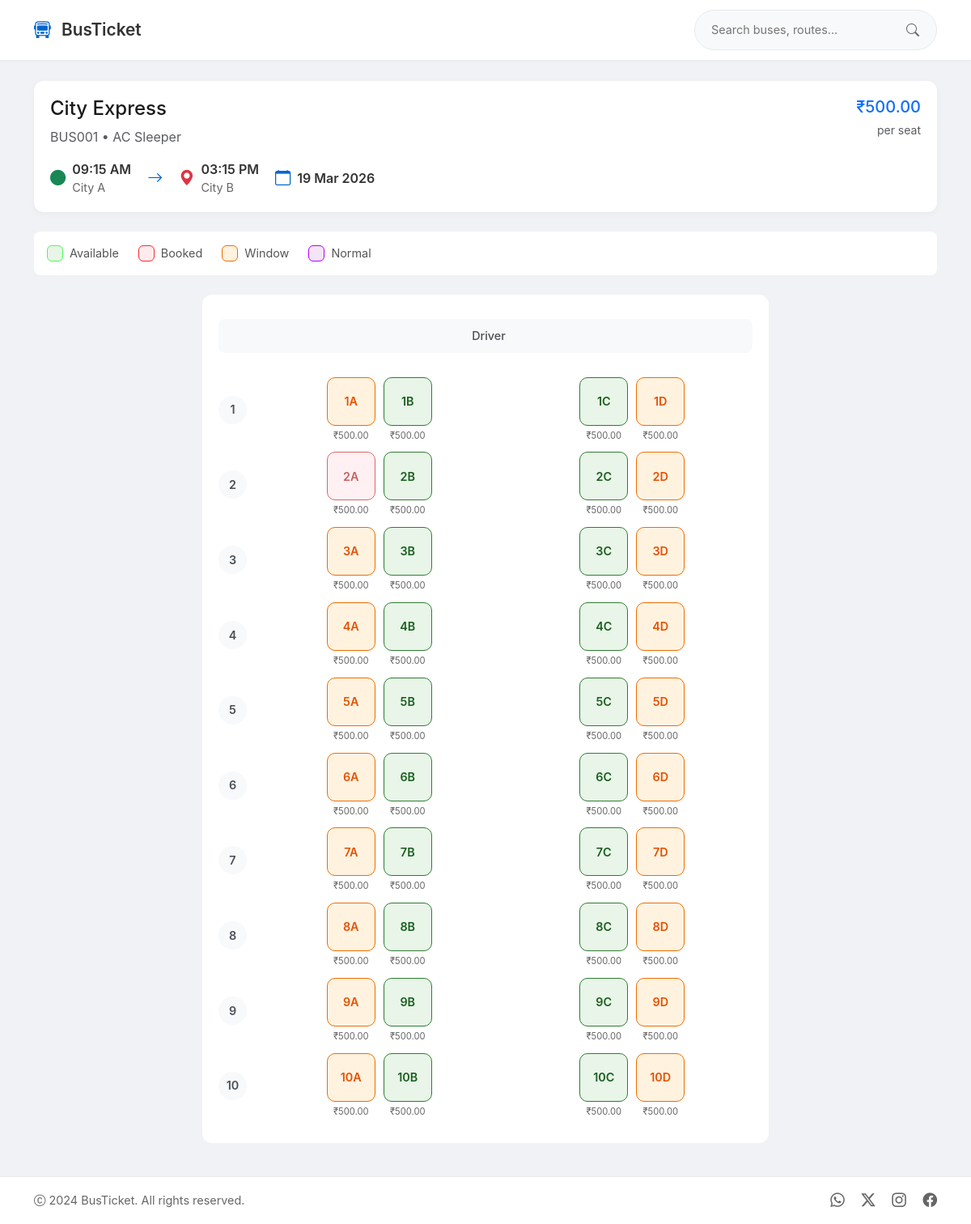
The page /seat-booking/ on the database its author committed.
### booking/models.py (models this page shows, shortened)
class Bus(models.Model):
    BUS_TYPES = [
        ('AC', 'AC Sleeper'),
        ('NON_AC', 'Non-AC Sleeper'),
        ('SEATER', 'Seater'),
    ]
    bus_number = models.CharField(max_length=20, unique=True)
    bus_name = models.CharField(max_length=100)
    bus_type = models.CharField(max_length=10, choices=BUS_TYPES)
    total_seats = models.IntegerField(default=40)
    price_per_seat = models.DecimalField(max_digits=10, decimal_places=2)
    source = models.CharField(max_length=100)
    destination = models.CharField(max_length=100)
    departure_time = models.DateTimeField()
    arrival_time = models.DateTimeField()
    class Meta:
        ordering = ['departure_time']

class Seat(models.Model):
    SEAT_TYPES = [
        ('WINDOW', 'Window Seat'),
        ('NORMAL', 'Normal Seat'),
    ]
    SEAT_STATUS = [
        ('AVAILABLE', 'Available'),
        ('BOOKED', 'Booked'),
        ('SELECTED', 'Selected'),
    ]
    bus = models.ForeignKey(Bus, on_delete=models.CASCADE, related_name='seats')
    seat_number = models.CharField(max_length=10)
    seat_type = models.CharField(max_length=10, choices=SEAT_TYPES, default='NORMAL')
    seat_row = models.IntegerField()
    seat_column = models.IntegerField()
    price = models.DecimalField(max_digits=10, decimal_places=2)
    status = models.CharField(max_length=10, choices=SEAT_STATUS, default='AVAILABLE')
    class Meta:
        unique_together = ['bus', 'seat_number']
        ordering = ['seat_row', 'seat_column']

### booking/views.py (the view, shortened to what this page needs)
# urls.py: path('seat-booking/', views.seat_booking, name='seat_booking'),
def seat_booking(request):
    bus = Bus.objects.first()
    seats = Seat.objects.filter(bus=bus).order_by('seat_row', 'seat_column')
    seat_layout = {}
    for seat in seats:
        if seat.seat_row not in seat_layout:
            seat_layout[seat.seat_row] = []
        seat_layout[seat.seat_row].append(seat)
    context = {
        'bus': bus,
        'seat_layout': seat_layout,
    }
    return render(request, 'seat_booking.html', context)

### booking/templates/seat_booking.html (shortened to what this page needs)
{% extends 'base.html' %}
{% block content %}
<div class="bus-info">
    <div class="d-flex justify-content-between align-items-start">
        <div>
            <h4 class="mb-2">{{ bus.bus_name }}</h4>
            <p class="text-muted mb-3">{{ bus.bus_number }} • {{ bus.get_bus_type_display }}</p>
        </div>
        <div class="text-end">
            <h5 class="text-primary mb-1">₹{{ bus.price_per_seat }}</h5>
            <small class="text-muted">per seat</small>
        </div>
    </div>
    <div class="bus-route">
        <div class="route-point">
            <i class="bi bi-circle-fill text-success"></i>
            <div>
                <div class="time">{{ bus.departure_time|date:"h:i A" }}</div>
                <div class="place">{{ bus.source }}</div>
            </div>
        </div>
        <div class="route-point">
            <i class="bi bi-arrow-right"></i>
        </div>
        <div class="route-point">
            <i class="bi bi-geo-alt-fill text-danger"></i>
            <div>
                <div class="time">{{ bus.arrival_time|date:"h:i A" }}</div>
                <div class="place">{{ bus.destination }}</div>
            </div>
        </div>
        <div class="route-point">
            <i class="bi bi-calendar"></i>
            <div>
                <div class="time">{{ bus.departure_time|date:"d M Y" }}</div>
            </div>
        </div>
    </div>
</div>
<div class="seat-legend">
    <div class="legend-item">
        <span class="legend-color available"></span>
        <span>Available</span>
    </div>
    <div class="legend-item">
        <span class="legend-color booked"></span>
        <span>Booked</span>
    </div>
    <div class="legend-item">
        <span class="legend-color window"></span>
        <span>Window</span>
    </div>
    <div class="legend-item">
        <span class="legend-color normal"></span>
        <span>Normal</span>
    </div>
</div>
<div class="bus-container">
    <div class="driver-area">
         Driver
    </div>
    <div class="seats-grid">
        {% for row, seats in seat_layout.items %}
        <div class="seat-row">
            <div class="row-label">{{ row }}</div>
            <div class="seats-left">
                {% for seat in seats %}
                    {% if seat.seat_column <= 2 %}
                    <div class="seat-wrapper">
                        <button class="seat-btn {% if seat.status == 'BOOKED' %}booked{% else %}{% if seat.seat_type == 'WINDOW' %}window{% else %}available{% endif %}{% endif %}"
                                onclick="openBookingModal({{ seat.id }})"
                                {% if seat.status == 'BOOKED' %}disabled{% endif %}
                                data-seat-id="{{ seat.id }}">
                            {{ seat.seat_number }}
                        </button>
                        <span class="seat-price">₹{{ seat.price }}</span>
                    </div>
                    {% endif %}
                {% endfor %}
            </div>
            <div class="seats-right">
                {% for seat in seats %}
                    {% if seat.seat_column > 2 %}
                    <div class="seat-wrapper">
                        <button class="seat-btn {% if seat.status == 'BOOKED' %}booked{% else %}{% if seat.seat_type == 'WINDOW' %}window{% else %}available{% endif %}{% endif %}"
                                onclick="openBookingModal({{ seat.id }})"
                                data-seat-id="{{ seat.id }}">
                            {{ seat.seat_number }}
                        </button>
                        <span class="seat-price">₹{{ seat.price }}</span>
                    </div>
                    {% endif %}
                {% endfor %}
            </div>
        </div>
        {% endfor %}
    </div>
</div>
{% endblock %}

### booking/templates/base.html (shortened to what this page needs)
<!DOCTYPE html>
<html lang="en">
<head>
    <link href="https://cdn.jsdelivr.net/npm/bootstrap@5.3.0/dist/css/bootstrap.min.css" rel="stylesheet">
    <link rel="stylesheet" href="https://cdn.jsdelivr.net/npm/bootstrap-icons@1.11.3/font/bootstrap-icons.min.css">
</head>
<body>
    <header class="site-header">
        <div class="container">
            <div class="d-flex align-items-center justify-content-between">
                <a href="{% url 'home' %}" class="logo">
                    <i class="bi bi-bus-front"></i>
                    <span>BusTicket</span>
                </a>
                <div class="search-box d-flex">
                    <input type="search" placeholder="Search buses, routes..." id="searchInput">
                    <button type="button" id="searchBtn">
                        <i class="bi bi-search"></i>
                    </button>
                </div>
            </div>
        </div>
    </header>
    <main class="main-content">
        <div class="container">
            {% block content %}
            {% endblock %}
        </div>
    </main>
    <footer class="site-footer">
        <div class="container">
            <div class="d-flex align-items-center justify-content-between">
                <div class="copyright">
                    <i class="bi bi-c-circle"></i> 2024 BusTicket. All rights reserved.
                </div>
                <div class="social-links">
                    <a href="#"><i class="bi bi-whatsapp"></i></a>
                    <a href="#"><i class="bi bi-twitter-x"></i></a>
                    <a href="#"><i class="bi bi-instagram"></i></a>
                    <a href="#"><i class="bi bi-facebook"></i></a>
                </div>
            </div>
        </div>
    </footer>
</body>
</html>

### booking/templates/base.html (style rules this page uses)
* { margin: 0; padding: 0; box-sizing: border-box; }
body { font-family: -apple-system, BlinkMacSystemFont, 'Segoe UI', Roboto, Oxygen, Ubuntu, sans-serif; background: #f0f2f5; color: #1a1a1a; }
.site-header { background: white; box-shadow: 0 2px 4px rgba(0,0,0,0.02); border-bottom: 1px solid #eaeaea; position: fixed; top: 0; left: 0; right: 0; z-index: 1000; padding: 12px 0; }
.logo { font-size: 1.3rem; font-weight: 600; color: #0066cc; text-decoration: none; }
.logo i { color: #0066cc; margin-right: 8px; }
.logo span { color: #333; }
.search-box { background: #f8f9fa; border-radius: 40px; padding: 4px; border: 1px solid #eaeaea; max-width: 300px; }
.search-box input { border: none; background: transparent; padding: 8px 16px; font-size: 0.9rem; width: calc(100% - 45px); }
.search-box button { background: transparent; border: none; color: #666; width: 40px; height: 40px; border-radius: 40px; transition: all 0.2s; }
.site-footer { background: white; border-top: 1px solid #eaeaea; padding: 16px 0; position: fixed; bottom: 0; left: 0; right: 0; z-index: 1000; }
.copyright { color: #666; font-size: 0.9rem; }
.social-links a { color: #666; margin-left: 16px; font-size: 1.1rem; transition: color 0.2s; }
.main-content { margin-top: 80px; margin-bottom: 80px; min-height: calc(100vh - 160px); padding: 20px 0; }

### booking/templates/seat_booking.html (style rules this page uses)
.bus-info { background: white; border-radius: 12px; padding: 20px; margin-bottom: 24px; box-shadow: 0 2px 8px rgba(0,0,0,0.04); }
.bus-route { display: flex; align-items: center; gap: 20px; flex-wrap: wrap; }
.route-point { display: flex; align-items: center; gap: 8px; }
.route-point i { color: #0066cc; font-size: 1.2rem; }
.route-point .time { font-weight: 600; color: #333; }
.route-point .place { color: #666; font-size: 0.9rem; }
.seat-legend { display: flex; gap: 24px; flex-wrap: wrap; margin-bottom: 24px; padding: 16px; background: white; border-radius: 8px; }
.legend-item { display: flex; align-items: center; gap: 8px; font-size: 0.9rem; color: #555; }
.legend-color { width: 20px; height: 20px; border-radius: 6px; }
.legend-color.available { background: #e8f5e8; border: 1px solid #4df756; }
.legend-color.booked { background: #ffebee; border: 1px solid #fc2828; }
.legend-color.window { background: #fff3e0; border: 1px solid #ef6c00; }
.legend-color.normal { background: #f3e5f5; border: 1px solid #b300ff; }
.bus-container { background: white; border-radius: 12px; padding: 30px 20px; position: relative; max-width: 700px; margin: 0 auto; }
.driver-area { text-align: center; margin-bottom: 30px; padding: 10px; background: #f8f9fa; border-radius: 8px; color: #495057; font-weight: 500; font-size: 0.9rem; }
.seats-grid { display: flex; flex-direction: column; gap: 12px; }
.seat-row { display: flex; align-items: center; justify-content: center; gap: 15px; }
.row-label { width: 35px; height: 35px; display: flex; align-items: center; justify-content: center; background: #f8f9fa; border-radius: 50%; font-weight: 600; color: #495057; font-size: 0.9rem; }
.seats-left, .seats-right { display: flex; gap: 10px; flex: 1; justify-content: center; }
.seat-wrapper { display: flex; flex-direction: column; align-items: center; }
.seat-btn { width: 60px; height: 60px; border: 1px solid #dee2e6; border-radius: 10px; background: white; font-weight: 600; font-size: 0.9rem; cursor: pointer; transition: all 0.2s; display: flex; align-items: center; justify-content: center; position: relative; }
.seat-btn.available { background: #e8f5e8; border-color: #2e7d32; color: #1b5e20; }
.seat-btn.booked { background: #ffebee; border-color: #c62828; color: #b71c1c; cursor: not-allowed; opacity: 0.7; }
.seat-btn.window { background: #fff3e0; border-color: #ef6c00; color: #e65100; }
.seat-btn:disabled { cursor: not-allowed; }
.seat-price { font-size: 0.7rem; color: #666; margin-top: 4px; }

### rows shown on the page
Bus: bus_name "City Express", bus_number "BUS001", bus_type "AC Sleeper", price_per_seat "500.00", departure_time "09:15 AM", source "City A", arrival_time "03:15 PM", destination "City B", departure_time "19 Mar 2026"
Seat: row "1", seat_number "1A", price "500.00"
Seat: seat_number "1B", price "500.00"
Seat: seat_number "1C", price "500.00"
Seat: seat_number "1D", price "500.00"
Seat: seat_row "2", seat_number "2A", price "500.00"
Seat: seat_number "2B", price "500.00"
Seat: seat_number "2C", price "500.00"
Seat: seat_number "2D", price "500.00"
Seat: seat_row "3", seat_number "3A", price "500.00"
Seat: seat_number "3B", price "500.00"
Seat: seat_number "3C", price "500.00"
Seat: seat_number "3D", price "500.00"
Seat: seat_row "4", seat_number "4A", price "500.00"
Seat: seat_number "4B", price "500.00"
Seat: seat_number "4C", price "500.00"
Seat: seat_number "4D", price "500.00"
Seat: seat_row "5", seat_number "5A", price "500.00"
Seat: seat_number "5B", price "500.00"
Seat: seat_number "5C", price "500.00"
Seat: seat_number "5D", price "500.00"
Seat: seat_row "6", seat_number "6A", price "500.00"
Seat: seat_number "6B", price "500.00"
Seat: seat_number "6C", price "500.00"
Seat: seat_number "6D", price "500.00"
Seat: seat_row "7", seat_number "7A", price "500.00"
Seat: seat_number "7B", price "500.00"
Seat: seat_number "7C", price "500.00"
Seat: seat_number "7D", price "500.00"
Seat: seat_row "8", seat_number "8A", price "500.00"
Seat: seat_number "8B", price "500.00"
Seat: seat_number "8C", price "500.00"
Seat: seat_number "8D", price "500.00"
Seat: seat_row "9", seat_number "9A", price "500.00"
Seat: seat_number "9B", price "500.00"
Seat: seat_number "9C", price "500.00"
Seat: seat_number "9D", price "500.00"
Seat: seat_row "10", seat_number "10A", price "500.00"
Seat: seat_number "10B", price "500.00"
Seat: seat_number "10C", price "500.00"
Seat: seat_number "10D", price "500.00"
